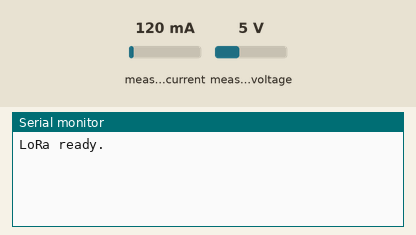
Simulated run of this sketch. Board: ESP32. Shown: the last lines printed to the serial monitor. The test bench sets the inputs (shaded band); at power-on: measured current 120 mA, measured voltage 5 V. No radio packets arrive unless stated.

Above: at 1.2 s.
1.3 s: measured current set to 40 mA
At 5.3 s:
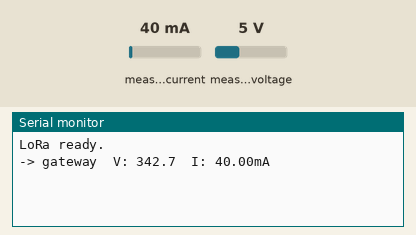
7.8 s: measured voltage set to 0.3 V
At 9.1 s:
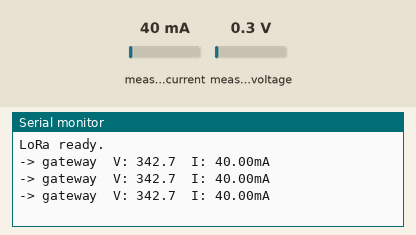
9.3 s: measured current set to 500 mA
At 10.7 s:
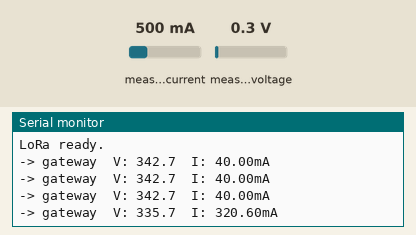
10.8 s: measured voltage set to 3.8 V
At 13.05 s:
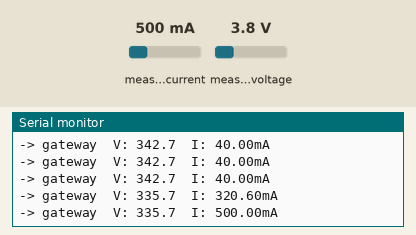
Timing chart, 0 to 13.3 s (numbered marks = the images above; inputs shaded):
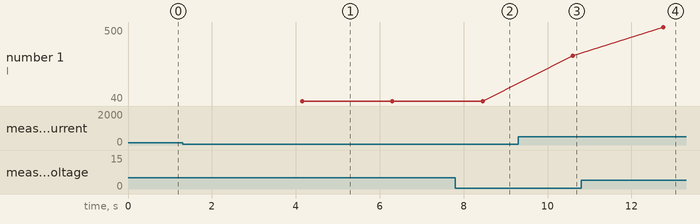

Measured:
- after the input at 1.3 s, the serial monitor: prints a new line after 2.9 s (image 1)
- after the input at 9.3 s, the serial monitor: prints a new line after 1.3 s (image 3)
- plotted number 1: 40 → 320.6 after the input at 9.3 s

The sketch:

ESP32_Node.ino
```cpp
/*
 * ESP32_Node.ino
 * --------------
 * Drives the relay and measures voltage/current on the switched load.
 *
 *  Gateway --LoRa--> [this board] -> relay ON/OFF
 *  Gateway <--LoRa-- [this board] <- voltage & current readings
 *
 * Libraries required:
 *   - "LoRa" by sandeepmistry
 *   - "ACS712" by Rob Tillaart
 *   - "ZMPT101B"
 */

#include <SPI.h>
#include <LoRa.h>
#include <ZMPT101B.h>
#include <ACS712.h>

#define LORA_SCK   18
#define LORA_MISO  19
#define LORA_MOSI  23
#define LORA_SS     5
#define LORA_RST   14
#define LORA_DIO0  26
#define LORA_BAND  433E6      // must match the gateway
#define LORA_SYNC_WORD 0xF3   // must match on both boards

// ---- Relay ----
// GPIO0 is a boot-strapping pin on ESP32 (pulled low = flash-mode at boot).
#define RELAY_PIN 5
#define RELAY_ON  LOW     // most relay boards are active-LOW - flip if yours isn't
#define RELAY_OFF HIGH

// ---- Sensors ----
#define VOLTAGE_SENSOR_PIN 2
#define CURRENT_SENSOR_PIN 4
#define MAINS_FREQUENCY_HZ 50.0f
#define VOLTAGE_SENSITIVITY 500.0f
#define VOLTAGE_CALIBRATION 1.49f    // e.g. 230 / measured155 = 1.49
#define CURRENT_OFFSET_mA 0.0f       // subtract any DC/zero-current offset

ZMPT101B voltageSensor(VOLTAGE_SENSOR_PIN, MAINS_FREQUENCY_HZ);
ACS712 currentSensor(CURRENT_SENSOR_PIN, 3.3, 4096, 66); // pin, Vref, ADC res, mV/A

unsigned long lastReportMs = 0;
const unsigned long REPORT_INTERVAL_MS = 2000;

void setup() {
  Serial.begin(115200);

  pinMode(RELAY_PIN, OUTPUT);
  digitalWrite(RELAY_PIN, RELAY_OFF);

  voltageSensor.setSensitivity(VOLTAGE_SENSITIVITY);

  SPI.begin(LORA_SCK, LORA_MISO, LORA_MOSI, LORA_SS);
  LoRa.setPins(LORA_SS, LORA_RST, LORA_DIO0);

  if (!LoRa.begin(LORA_BAND)) {
    Serial.println("LoRa init failed - check wiring/frequency.");
    while (true) delay(1000);
  }
  LoRa.setSyncWord(LORA_SYNC_WORD);
  Serial.println("LoRa ready.");
}

void loop() {
  handleCommandsFromGateway();

  if (millis() - lastReportMs >= REPORT_INTERVAL_MS) {
    lastReportMs = millis();
    reportTelemetry();
  }
}

// Gateway -> relay
void handleCommandsFromGateway() {
  int packetSize = LoRa.parsePacket();
  if (packetSize == 0) return;

  String received;
  while (LoRa.available()) received += (char)LoRa.read();

  if (!received.startsWith("CMD:")) return;

  char c = received.charAt(4);
  if (c == '1') {
    digitalWrite(RELAY_PIN, RELAY_ON);
    Serial.println("Relay ON");
  } else if (c == '0') {
    digitalWrite(RELAY_PIN, RELAY_OFF);
    Serial.println("Relay OFF");
  }
}

// Sensors -> gateway
void reportTelemetry() {
  float voltage = readVoltage();
  float current = readCurrent();

  LoRa.beginPacket();
  LoRa.print("DATA:");
  LoRa.print(voltage, 1);
  LoRa.print(",");
  LoRa.print(current, 2);
  LoRa.endPacket();

  Serial.printf("-> gateway  V: %.1f  I: %.2fmA\n", voltage, current);
}

float readVoltage() {
  return voltageSensor.getRmsVoltage() * VOLTAGE_CALIBRATION;
}

float readCurrent() {
  const int samples = 100;
  float total = 0;
  for (int i = 0; i < samples; i++) {
    total += currentSensor.mA_AC();
  }
  return abs(total / samples) - CURRENT_OFFSET_mA;  // milliamps
}
```
